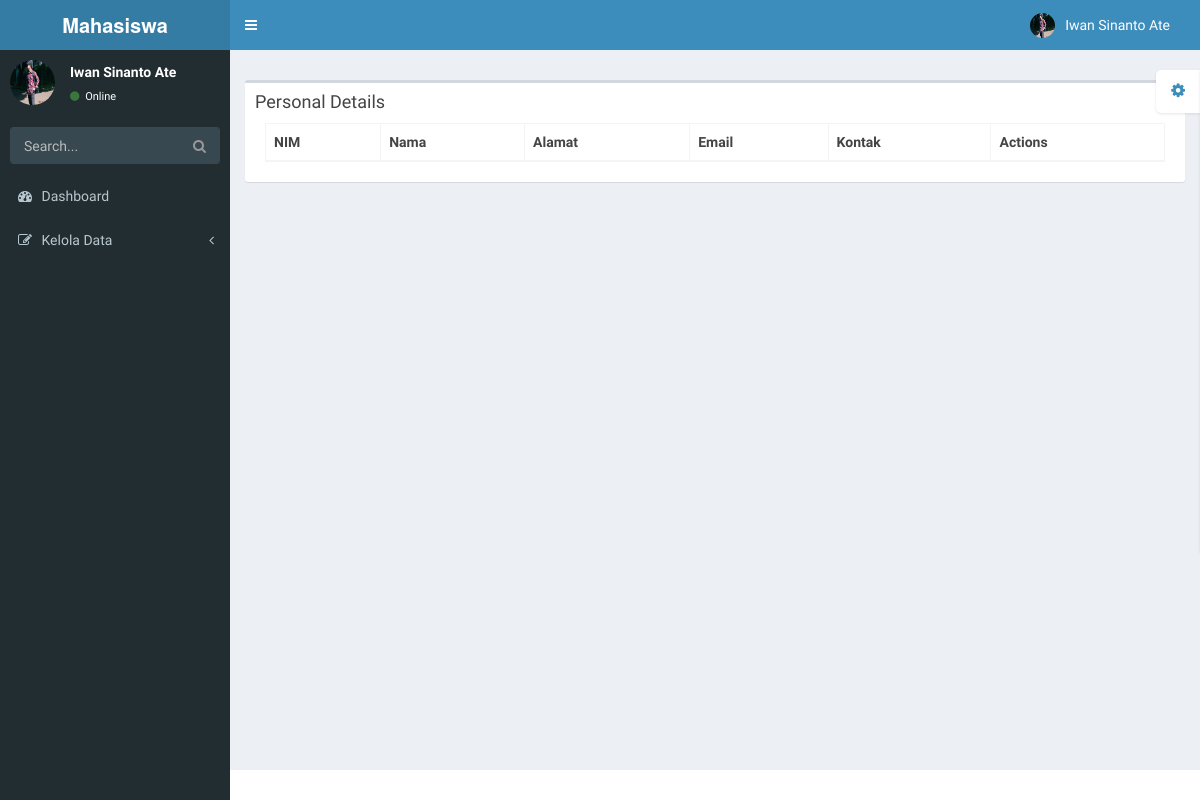
The app's page /pages/kelola-data/personal-details.php (signed in), older data.
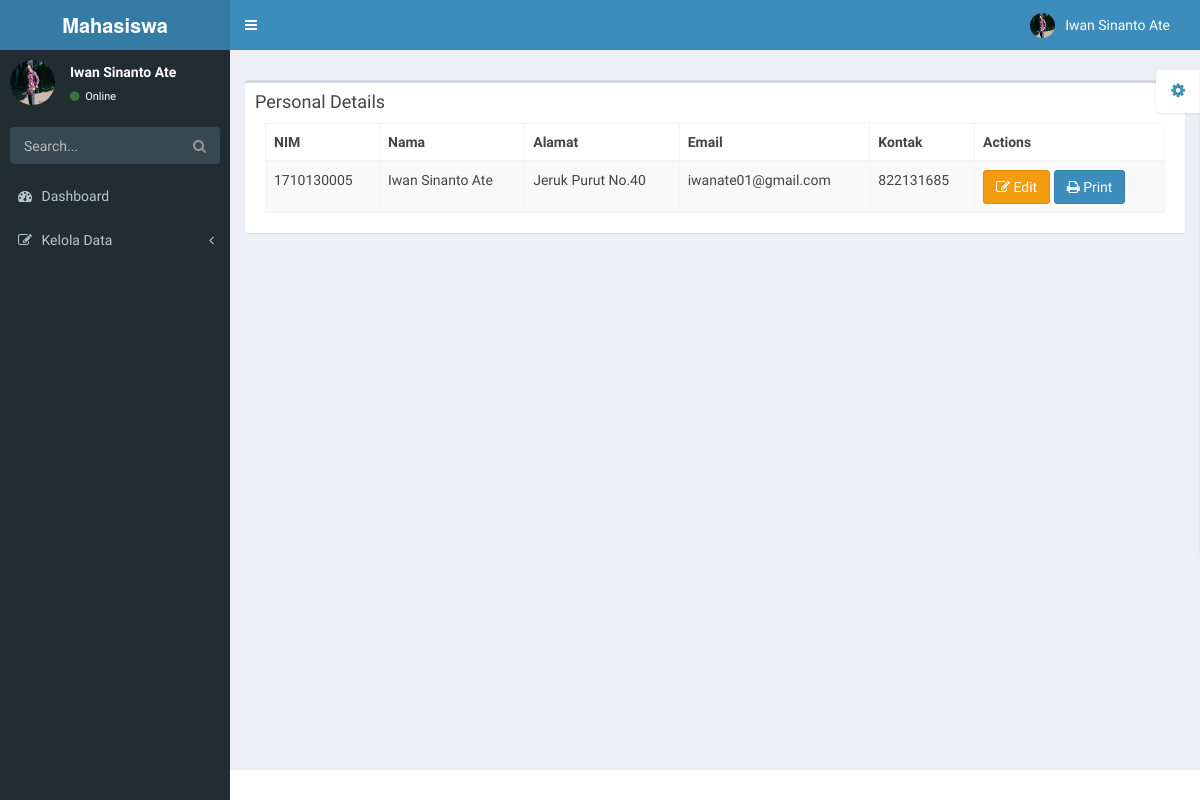
The same page, newer data.
### tables this page shows
CREATE TABLE `personal_details` (
  `id_personal_details` int(5) NOT NULL,
  `nim` int(10) NOT NULL,
  `nama` varchar(50) NOT NULL,
  `tempat_lahir` varchar(25) NOT NULL,
  `tanggal_lahir` varchar(10) NOT NULL,
  `no_hp` int(20) NOT NULL,
  `email` varchar(50) NOT NULL,
  `alamat` varchar(50) NOT NULL,
  `status_pernikahan` varchar(20) NOT NULL,
  `prodi` varchar(25) NOT NULL,
  `angkatan` varchar(25) NOT NULL,
  `sosmed` varchar(50) NOT NULL,
  `id_user` int(11) NOT NULL
);

### config/database.php (called while the page is built, shortened)
<?php
	$database 	= "mhs";
?>

### config/kelola-data/personal_details.php (called while the page is built, shortened)
<?php
	class personal_details {
		var $table	= "personal_details";
		function search_by_field ($field, $param) {
			$data = mysqli_query($connection, "SELECT * FROM " . $this->table . " WHERE $field='$param'");
			if(mysqli_num_rows($data) == 0) return null;
			while($d = mysqli_fetch_array($data)) $result[] = $d;
			return $result;
		}
	}
?>

### pages/kelola-data/personal-details.php (the view, shortened to what this page needs)
<?php include '../static/top.php';
include '../../config/kelola-data/personal_details.php';
        $db     = new personal_details();
          $table    = 'personal_details';?>
    <section class="content">
      <div class="row">
        <div class="col-xs-12">
          <div class="box">
            <div class="box-header">
              <h3 class="box-title">Personal Details</h3>
            <div class="box-body">
              <table class="table table-bordered table-striped">
                <thead>
                  <tr>
                    <th>NIM</th>
                    <th>Nama</th>
                    <th>Alamat</th>
                    <th>Email</th>
                    <th>Kontak</th>
                    <th>Actions</th>
                  </tr>
                </thead>
                <tbody>
                    <?php
                        if($db->search_by_field('id_user' , $_SESSION['user']) != null) {
                            foreach($db->search_by_field('id_user' , $_SESSION['user']) as $show) {
                    ?>
                      <tr>
                        <td><?php echo $show['nim']; ?></td>
                        <td><?php echo $show['nama']; ?></td>
                        <td><?php echo $show['alamat']; ?></td>
                        <td><?php echo $show['email']; ?></td>
                        <td><?php echo $show['no_hp']; ?></td>
                        <td>
                            <a href="#editPersonal" class="btn  btn-warning btn-md" data-toggle="modal" data-target="#modalEdit-<?php echo $show['id_personal_details']; ?>"><i class="fa fa-edit" data-toggle="tooltip" title="Edit"></i> Edit</a>
                            <a href="print-cv-mahasiswa.php"><button class="btn btn-primary btn-md"><i class="fa fa-print"> </i> Print</button></a>
                        </td>
                      </tr>
                              <?php
                                      }
                                  }
                              ?>
                    </tbody>
              </table>
            </div>
          </div>
        </div>
      </div>
    </section>
<?php include '../static/bot.php'; ?>

Row changes from the older to the newer data that the page shows:
added personal_details: nim "1710130005", nama "Iwan Sinanto Ate", alamat "Jeruk Purut No.40", email "iwanate01@gmail.com", no_hp "822131685"
